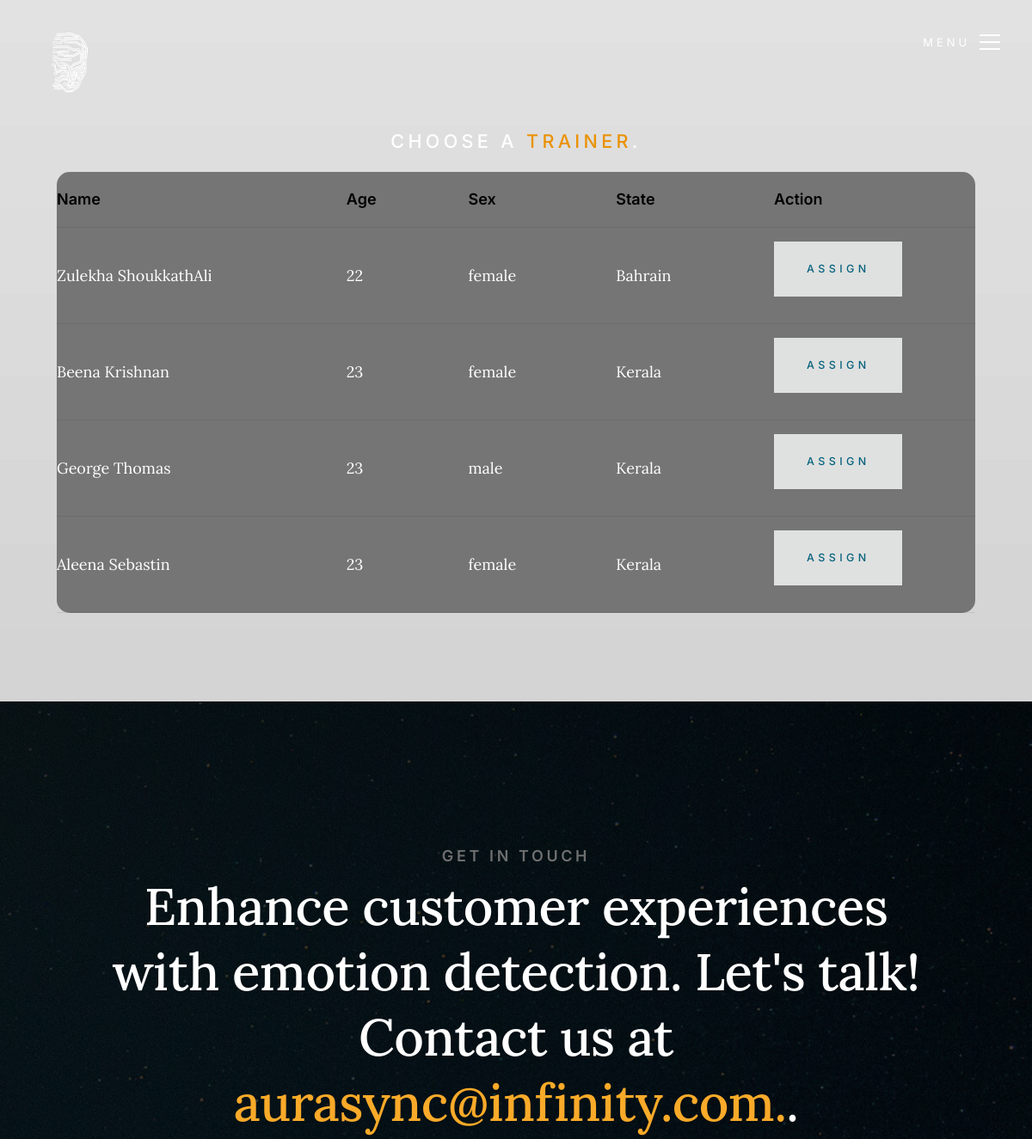
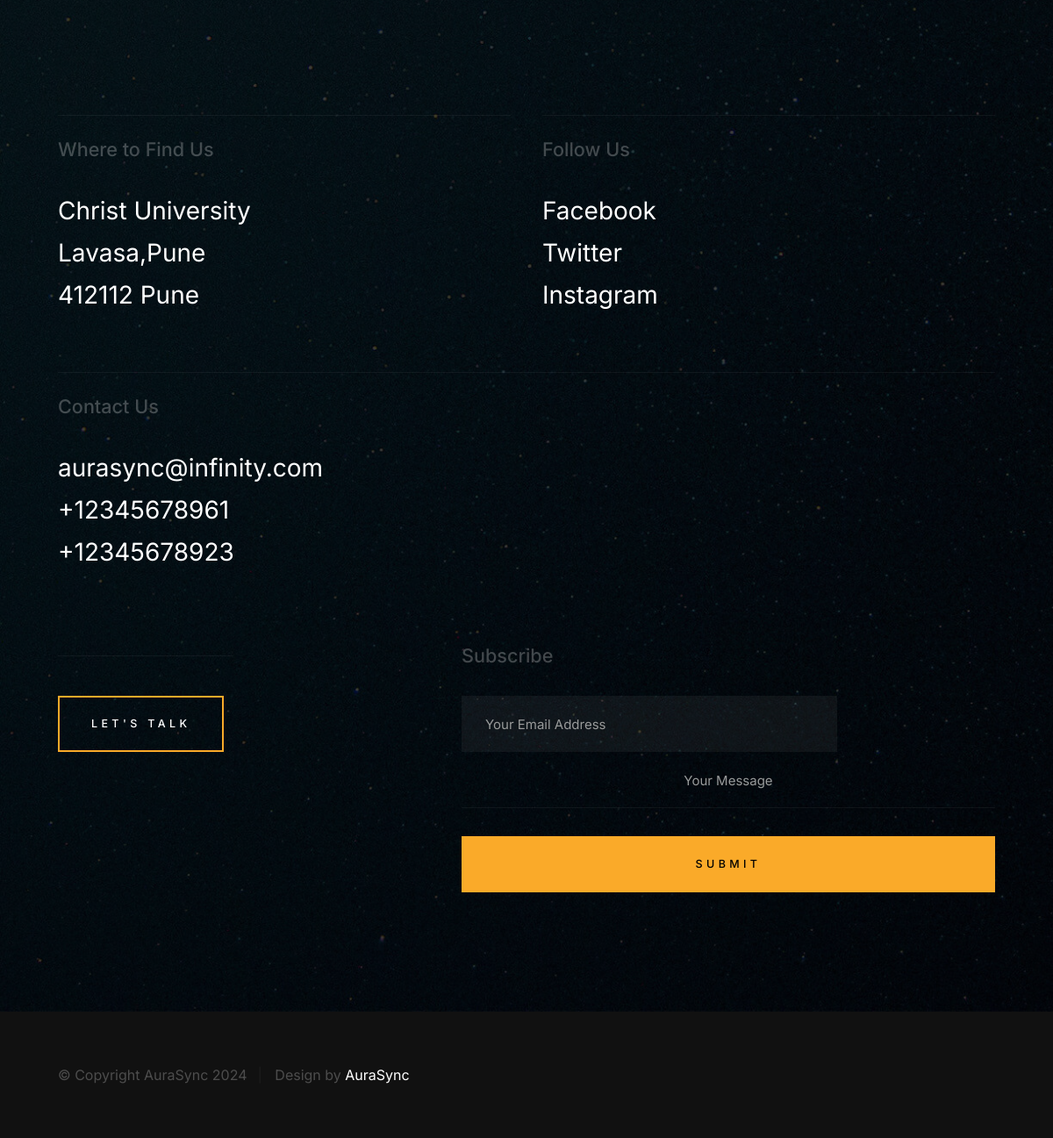
The app's page /trainer (signed in) with its own data (2 pictures, top to bottom).
### User/models.py (models this page shows, shortened)
class User_Details(models.Model):
    user = models.ForeignKey(User, on_delete=models.CASCADE, null=True)
    phone_number = models.CharField(max_length = 10)
    address = models.CharField(max_length=225)
    gender = models.CharField(max_length=255)
    dob = models.DateField(null=True)
    age = models.CharField(max_length=255)
    state = models.CharField(max_length=255)
    user_type = models.CharField(max_length=255)
    trainer = models.IntegerField(null=True, blank=True)

### User/views.py (the view)
# urls.py: path('trainer',views.trainer,name = 'trainer'),
def trainer(request):
    trainers = User_Details.objects.filter(user_type="trainer")
    return render(request, 'User/trainer/trainer_list.html', {'trainers' : trainers})

### templates/User/trainer/trainer_list.html (shortened to what this page needs)
{% extends 'User/Bases/index_base.html' %}
{% load static %}
{% block content %}
        <div class="s-intro__bg">
        </div>
        <section id="content" class="s-content">
            <section id="intro" class="s-intro target-section">
                <div class="row s-intro__content">
                    <div class="column lg-12 s-intro__content-inner">
                        <h3 class="s-intro__pretitle">Choose a <span style="color:hsla(37, 95%, 47%, 1);">Trainer</span>.</h3>
                        <div class="table-responsive" >
                            {% if trainer %}
                            <h1>No trainer Available right now!</h1>
                            {% else %}
                            <table style="background-color:rgb(117, 117, 117); border-radius: 15px; padding:20px;">
                                    <thead>
                                    <tr>
                                        <th>Name</th>
                                        <th>Age</th>
                                        <th>Sex</th>
                                        <th>State</th>
                                        <th>Action</th>
                                    </tr>
                                    </thead>
                                    <tbody>
                                    {% for i in trainers %}
                                    <tr>
                                        <td>{{ i.user.first_name }} {{ i.user.last_name }}</td>
                                        <td>{{ i.age }}</td>
                                        <td>{{ i.gender }}</td>
                                        <td>{{ i.state }}</td>
                                        <td><button onclick="alert('Are you sure you want to trained under this trainer')"><a href="{% url 'trainer_assign' trainer_id=i.id %}">Assign</a></button></td>
                                    </tr>
                                    {% endfor %}
                                    </tbody>
                            </table>
                            {% endif %}
                        </div>
                    </div>
                </div>
                <ul class="s-intro__social">
                    <li>
                        <a href="#0">
                        </a>
                    </li>
                    <li>
                        <a href="#0">
                        </a>
                    </li>
                    <li>
                        <a href="#0">
                        </a>
                    </li>
                    <li>
                        <a href="#0">
                        </a>
                    </li>
                    <li>
                        <a href="#0">
                        </a>
                    </li>
                </ul>
            </section>
            {% endblock content %}

### records on screen
User_Details: user.first_name "Zulekha", user.last_name "ShoukkathAli", age "22", gender "female", state "Bahrain"
User_Details: user.first_name "Beena", user.last_name "Krishnan", age "23", gender "female", state "Kerala"
User_Details: user.first_name "George", user.last_name "Thomas", age "23", gender "male", state "Kerala"
User_Details: user.first_name "Aleena", user.last_name "Sebastin", age "23", gender "female", state "Kerala"
